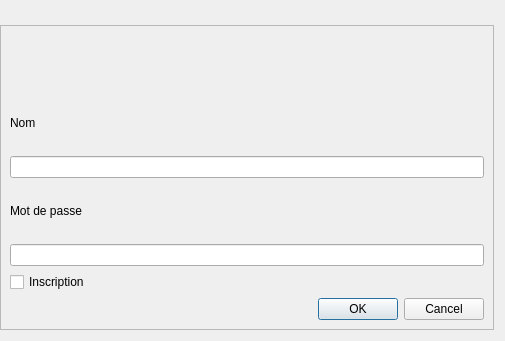
<?xml version="1.0" encoding="UTF-8"?>
<ui version="4.0">
 <class>Identification</class>
 <widget class="QDialog" name="Identification">
  <property name="geometry">
   <rect>
    <x>0</x>
    <y>0</y>
    <width>505</width>
    <height>341</height>
   </rect>
  </property>
  <property name="windowTitle">
   <string>Dialog</string>
  </property>
  <property name="styleSheet">
   <string notr="true"/>
  </property>
  <layout class="QGridLayout" name="gridLayout">
   <property name="leftMargin">
    <number>0</number>
   </property>
   <property name="topMargin">
    <number>25</number>
   </property>
   <property name="horizontalSpacing">
    <number>62</number>
   </property>
   <property name="verticalSpacing">
    <number>30</number>
   </property>
   <item row="0" column="0">
    <widget class="QFrame" name="frame">
     <property name="frameShape">
      <enum>QFrame::StyledPanel</enum>
     </property>
     <property name="frameShadow">
      <enum>QFrame::Raised</enum>
     </property>
     <layout class="QVBoxLayout" name="verticalLayout">
      <item>
       <widget class="QLabel" name="label_pic">
        <property name="text">
         <string/>
        </property>
       </widget>
      </item>
      <item>
       <widget class="QLabel" name="nomLabel">
        <property name="text">
         <string>Nom</string>
        </property>
       </widget>
      </item>
      <item>
       <widget class="QLineEdit" name="Nom"/>
      </item>
      <item>
       <widget class="QLabel" name="mdpLabel">
        <property name="text">
         <string>Mot de passe</string>
        </property>
       </widget>
      </item>
      <item>
       <widget class="QLineEdit" name="Mdp">
        <property name="echoMode">
         <enum>QLineEdit::Password</enum>
        </property>
       </widget>
      </item>
      <item>
       <widget class="QCheckBox" name="inscription">
        <property name="text">
         <string>Inscription</string>
        </property>
       </widget>
      </item>
      <item>
       <widget class="QDialogButtonBox" name="validation">
        <property name="standardButtons">
         <set>QDialogButtonBox::Cancel|QDialogButtonBox::Ok</set>
        </property>
       </widget>
      </item>
     </layout>
    </widget>
   </item>
  </layout>
 </widget>
 <resources/>
 <connections/>
</ui>
